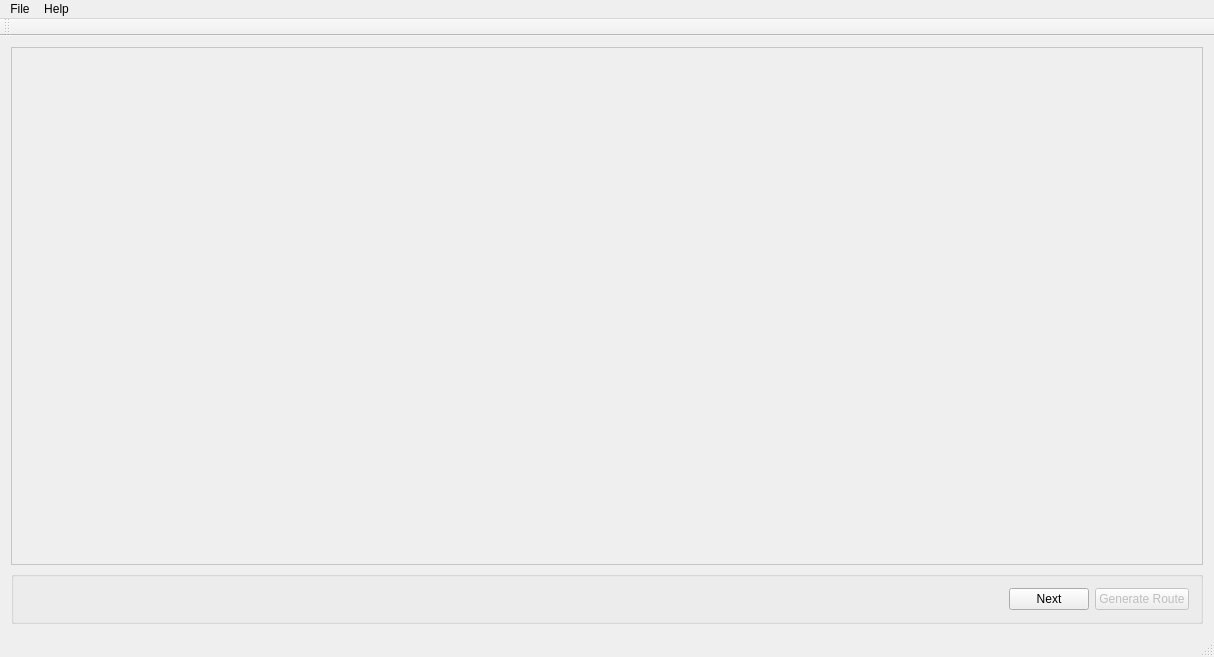
<?xml version="1.0" encoding="UTF-8"?>
<ui version="4.0">
 <class>MainWindow</class>
 <widget class="QMainWindow" name="MainWindow">
  <property name="geometry">
   <rect>
    <x>0</x>
    <y>0</y>
    <width>1214</width>
    <height>657</height>
   </rect>
  </property>
  <property name="sizePolicy">
   <sizepolicy hsizetype="Expanding" vsizetype="Preferred">
    <horstretch>0</horstretch>
    <verstretch>0</verstretch>
   </sizepolicy>
  </property>
  <property name="windowTitle">
   <string>Main Application Window</string>
  </property>
  <widget class="QWidget" name="centralWidget">
   <property name="sizePolicy">
    <sizepolicy hsizetype="Expanding" vsizetype="Preferred">
     <horstretch>0</horstretch>
     <verstretch>0</verstretch>
    </sizepolicy>
   </property>
   <layout class="QVBoxLayout" name="verticalLayout">
    <item>
     <widget class="QScrollArea" name="wrapperScrollArea">
      <property name="sizePolicy">
       <sizepolicy hsizetype="Expanding" vsizetype="Expanding">
        <horstretch>0</horstretch>
        <verstretch>0</verstretch>
       </sizepolicy>
      </property>
      <property name="styleSheet">
       <string notr="true">QWidget#wrapperScrollAreaWidgetContents{
/*background-color: rgb(0,0,0);*/
}


QGroupBox#Route{
 background-color: rgb(233, 247, 215);
 border: 3px solid black; 
 border-radius: 5px; 
}

QGroupBox#originalRoute{
 background-color: rgb(233, 247, 215);
 border: 3px solid black; 
 border-radius: 5px; 
}

QGroupBox#subRoute{
 background-color: rgb(221, 242, 191);
 border: 1px solid black; 
}

#wrapperScrollArea{
 background-color:rgb(255,255,255);
}</string>
      </property>
      <property name="widgetResizable">
       <bool>true</bool>
      </property>
      <widget class="QWidget" name="wrapperScrollAreaWidgetContents">
       <property name="geometry">
        <rect>
         <x>0</x>
         <y>0</y>
         <width>1194</width>
         <height>535</height>
        </rect>
       </property>
       <property name="sizePolicy">
        <sizepolicy hsizetype="Expanding" vsizetype="Preferred">
         <horstretch>0</horstretch>
         <verstretch>0</verstretch>
        </sizepolicy>
       </property>
      </widget>
     </widget>
    </item>
    <item>
     <widget class="QGroupBox" name="groupBox">
      <property name="title">
       <string/>
      </property>
      <layout class="QHBoxLayout" name="horizontalLayout">
       <item>
        <spacer name="horizontalSpacer">
         <property name="orientation">
          <enum>Qt::Horizontal</enum>
         </property>
         <property name="sizeHint" stdset="0">
          <size>
           <width>1250</width>
           <height>20</height>
          </size>
         </property>
        </spacer>
       </item>
       <item>
        <widget class="QPushButton" name="nextPushButton">
         <property name="text">
          <string>Next</string>
         </property>
        </widget>
       </item>
       <item>
        <widget class="QPushButton" name="generateRoutePushButton">
         <property name="enabled">
          <bool>false</bool>
         </property>
         <property name="text">
          <string>Generate Route</string>
         </property>
        </widget>
       </item>
      </layout>
     </widget>
    </item>
   </layout>
  </widget>
  <widget class="QMenuBar" name="menuBar">
   <property name="geometry">
    <rect>
     <x>0</x>
     <y>0</y>
     <width>1214</width>
     <height>21</height>
    </rect>
   </property>
   <widget class="QMenu" name="menuFile">
    <property name="title">
     <string>File</string>
    </property>
    <addaction name="importXMLFileAction"/>
    <addaction name="exportXMLFileAction"/>
    <addaction name="separator"/>
    <addaction name="exitAction"/>
   </widget>
   <widget class="QMenu" name="menuHelp">
    <property name="title">
     <string>Help</string>
    </property>
   </widget>
   <addaction name="menuFile"/>
   <addaction name="menuHelp"/>
  </widget>
  <widget class="QToolBar" name="mainToolBar">
   <property name="sizePolicy">
    <sizepolicy hsizetype="Expanding" vsizetype="Fixed">
     <horstretch>0</horstretch>
     <verstretch>0</verstretch>
    </sizepolicy>
   </property>
   <attribute name="toolBarArea">
    <enum>TopToolBarArea</enum>
   </attribute>
   <attribute name="toolBarBreak">
    <bool>false</bool>
   </attribute>
  </widget>
  <widget class="QStatusBar" name="statusBar"/>
  <action name="importXMLFileAction">
   <property name="icon">
    <iconset>
     <normaloff>../../../../../../Users/RMPLplus/Desktop/RACHEL APP/import3.jpg</normaloff>../../../../../../Users/RMPLplus/Desktop/RACHEL APP/import3.jpg</iconset>
   </property>
   <property name="text">
    <string>Import XML</string>
   </property>
   <property name="autoRepeat">
    <bool>true</bool>
   </property>
  </action>
  <action name="exportXMLFileAction">
   <property name="icon">
    <iconset>
     <normaloff>../../../../../../Users/RMPLplus/Desktop/RACHEL APP/export2.jpg</normaloff>../../../../../../Users/RMPLplus/Desktop/RACHEL APP/export2.jpg</iconset>
   </property>
   <property name="text">
    <string>Export XML</string>
   </property>
   <property name="autoRepeat">
    <bool>true</bool>
   </property>
  </action>
  <action name="exitAction">
   <property name="icon">
    <iconset>
     <normaloff>../../../../../../Users/RMPLplus/Desktop/RACHEL APP/close-icon.png</normaloff>../../../../../../Users/RMPLplus/Desktop/RACHEL APP/close-icon.png</iconset>
   </property>
   <property name="text">
    <string>Exit</string>
   </property>
  </action>
  <action name="actionTest">
   <property name="text">
    <string>Test</string>
   </property>
  </action>
 </widget>
 <layoutdefault spacing="6" margin="11"/>
 <tabstops>
  <tabstop>wrapperScrollArea</tabstop>
  <tabstop>generateRoutePushButton</tabstop>
  <tabstop>nextPushButton</tabstop>
 </tabstops>
 <resources/>
 <connections/>
</ui>
